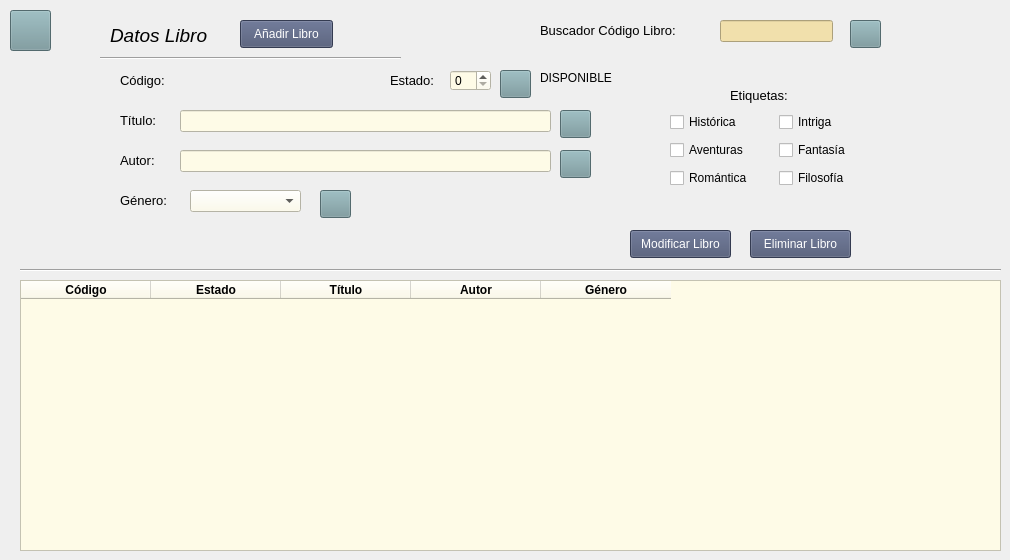
    <widget class="QWidget" name="libros">
     <attribute name="icon">
      <iconset resource="recursos.qrc">
       <normaloff>:/libros/img/libros.png</normaloff>:/libros/img/libros.png</iconset>
     </attribute>
     <attribute name="title">
      <string>Libros</string>
     </attribute>
     <widget class="QLabel" name="datosLibroLibros">
      <property name="geometry">
       <rect>
        <x>110</x>
        <y>20</y>
        <width>171</width>
        <height>31</height>
       </rect>
      </property>
      <property name="text">
       <string>&lt;html&gt;&lt;head/&gt;&lt;body&gt;&lt;p&gt;&lt;span style=&quot; font-size:14pt; font-style:italic;&quot;&gt;Datos Libro&lt;/span&gt;&lt;/p&gt;&lt;/body&gt;&lt;/html&gt;</string>
      </property>
     </widget>
     <widget class="Line" name="line_5">
      <property name="geometry">
       <rect>
        <x>100</x>
        <y>50</y>
        <width>301</width>
        <height>16</height>
       </rect>
      </property>
      <property name="orientation">
       <enum>Qt::Horizontal</enum>
      </property>
     </widget>
     <widget class="QLabel" name="codigo">
      <property name="geometry">
       <rect>
        <x>540</x>
        <y>20</y>
        <width>171</width>
        <height>21</height>
       </rect>
      </property>
      <property name="text">
       <string>&lt;html&gt;&lt;head/&gt;&lt;body&gt;&lt;p&gt;&lt;span style=&quot; font-size:10pt;&quot;&gt;Buscador Código Libro:&lt;/span&gt;&lt;/p&gt;&lt;/body&gt;&lt;/html&gt;</string>
      </property>
     </widget>
     <widget class="QLineEdit" name="lineEditCodigo">
      <property name="geometry">
       <rect>
        <x>720</x>
        <y>20</y>
        <width>113</width>
        <height>22</height>
       </rect>
      </property>
      <property name="styleSheet">
       <string notr="true">background-color:#F1E0AC</string>
      </property>
     </widget>
     <widget class="QLineEdit" name="lineEditTitulo">
      <property name="geometry">
       <rect>
        <x>180</x>
        <y>110</y>
        <width>371</width>
        <height>22</height>
       </rect>
      </property>
      <property name="styleSheet">
       <string notr="true">background-color:#FEFBE7</string>
      </property>
     </widget>
     <widget class="QLabel" name="titulo">
      <property name="geometry">
       <rect>
        <x>120</x>
        <y>110</y>
        <width>61</width>
        <height>21</height>
       </rect>
      </property>
      <property name="text">
       <string>&lt;html&gt;&lt;head/&gt;&lt;body&gt;&lt;p&gt;&lt;span style=&quot; font-size:10pt;&quot;&gt;Título:&lt;/span&gt;&lt;/p&gt;&lt;/body&gt;&lt;/html&gt;</string>
      </property>
     </widget>
     <widget class="QLabel" name="estado">
      <property name="geometry">
       <rect>
        <x>390</x>
        <y>70</y>
        <width>61</width>
        <height>21</height>
       </rect>
      </property>
      <property name="text">
       <string>&lt;html&gt;&lt;head/&gt;&lt;body&gt;&lt;p&gt;&lt;span style=&quot; font-size:10pt;&quot;&gt;Estado:&lt;/span&gt;&lt;/p&gt;&lt;/body&gt;&lt;/html&gt;</string>
      </property>
     </widget>
     <widget class="QSpinBox" name="spinBoxEstado">
      <property name="geometry">
       <rect>
        <x>450</x>
        <y>70</y>
        <width>41</width>
        <height>21</height>
       </rect>
      </property>
      <property name="styleSheet">
       <string notr="true">background-color:#FEFBE7</string>
      </property>
      <property name="maximum">
       <number>1</number>
      </property>
     </widget>
     <widget class="QLabel" name="indicadorEstado">
      <property name="geometry">
       <rect>
        <x>540</x>
        <y>70</y>
        <width>181</width>
        <height>16</height>
       </rect>
      </property>
      <property name="text">
       <string>DISPONIBLE</string>
      </property>
     </widget>
     <widget class="QLineEdit" name="lineEditAutor">
      <property name="geometry">
       <rect>
        <x>180</x>
        <y>150</y>
        <width>371</width>
        <height>22</height>
       </rect>
      </property>
      <property name="styleSheet">
       <string notr="true">background-color:#FEFBE7</string>
      </property>
     </widget>
     <widget class="QLabel" name="autor">
      <property name="geometry">
       <rect>
        <x>120</x>
        <y>150</y>
        <width>61</width>
        <height>21</height>
       </rect>
      </property>
      <property name="text">
       <string>&lt;html&gt;&lt;head/&gt;&lt;body&gt;&lt;p&gt;&lt;span style=&quot; font-size:10pt;&quot;&gt;Autor:&lt;/span&gt;&lt;/p&gt;&lt;/body&gt;&lt;/html&gt;</string>
      </property>
     </widget>
     <widget class="QLabel" name="genero">
      <property name="geometry">
       <rect>
        <x>120</x>
        <y>190</y>
        <width>61</width>
        <height>21</height>
       </rect>
      </property>
      <property name="text">
       <string>&lt;html&gt;&lt;head/&gt;&lt;body&gt;&lt;p&gt;&lt;span style=&quot; font-size:10pt;&quot;&gt;Género:&lt;/span&gt;&lt;/p&gt;&lt;/body&gt;&lt;/html&gt;</string>
      </property>
     </widget>
     <widget class="QPushButton" name="pushButtonBuscarTitulo">
      <property name="geometry">
       <rect>
        <x>560</x>
        <y>110</y>
        <width>31</width>
        <height>28</height>
       </rect>
      </property>
      <property name="sizePolicy">
       <sizepolicy hsizetype="Maximum" vsizetype="Fixed">
        <horstretch>0</horstretch>
        <verstretch>0</verstretch>
       </sizepolicy>
      </property>
      <property name="styleSheet">
       <string notr="true">background-color:#74959A</string>
      </property>
      <property name="text">
       <string/>
      </property>
      <property name="icon">
       <iconset resource="recursos.qrc">
        <normaloff>:/lupa/img/lupa.jpg</normaloff>:/lupa/img/lupa.jpg</iconset>
      </property>
      <property name="iconSize">
       <size>
        <width>25</width>
        <height>25</height>
       </size>
      </property>
     </widget>
     <widget class="QPushButton" name="pushButtonBuscarAutor">
      <property name="geometry">
       <rect>
        <x>560</x>
        <y>150</y>
        <width>31</width>
        <height>28</height>
       </rect>
      </property>
      <property name="styleSheet">
       <string notr="true">background-color:#74959A</string>
      </property>
      <property name="text">
       <string/>
      </property>
      <property name="icon">
       <iconset resource="recursos.qrc">
        <normaloff>:/lupa/img/lupa.jpg</normaloff>:/lupa/img/lupa.jpg</iconset>
      </property>
      <property name="iconSize">
       <size>
        <width>25</width>
        <height>25</height>
       </size>
      </property>
     </widget>
     <widget class="QPushButton" name="pushButtonBuscarCodigo">
      <property name="geometry">
       <rect>
        <x>850</x>
        <y>20</y>
        <width>31</width>
        <height>28</height>
       </rect>
      </property>
      <property name="styleSheet">
       <string notr="true">background-color:#74959A</string>
      </property>
      <property name="text">
       <string/>
      </property>
      <property name="icon">
       <iconset resource="recursos.qrc">
        <normaloff>:/lupa/img/lupa.jpg</normaloff>:/lupa/img/lupa.jpg</iconset>
      </property>
      <property name="iconSize">
       <size>
        <width>25</width>
        <height>25</height>
       </size>
      </property>
     </widget>
     <widget class="Line" name="line_7">
      <property name="geometry">
       <rect>
        <x>20</x>
        <y>260</y>
        <width>981</width>
        <height>20</height>
       </rect>
      </property>
      <property name="orientation">
       <enum>Qt::Horizontal</enum>
      </property>
     </widget>
     <widget class="QTableWidget" name="tablaLibros">
      <property name="geometry">
       <rect>
        <x>20</x>
        <y>280</y>
        <width>981</width>
        <height>271</height>
       </rect>
      </property>
      <property name="styleSheet">
       <string notr="true">background-color:#FEFBE7</string>
      </property>
      <property name="editTriggers">
       <set>QAbstractItemView::NoEditTriggers</set>
      </property>
      <attribute name="horizontalHeaderDefaultSectionSize">
       <number>130</number>
      </attribute>
      <attribute name="horizontalHeaderMinimumSectionSize">
       <number>130</number>
      </attribute>
      <column>
       <property name="text">
        <string>Código</string>
       </property>
       <property name="font">
        <font>
         <weight>75</weight>
         <bold>true</bold>
        </font>
       </property>
      </column>
      <column>
       <property name="text">
        <string>Estado</string>
       </property>
       <property name="font">
        <font>
         <weight>75</weight>
         <bold>true</bold>
        </font>
       </property>
      </column>
      <column>
       <property name="text">
        <string>Título</string>
       </property>
       <property name="font">
        <font>
         <weight>75</weight>
         <bold>true</bold>
        </font>
       </property>
      </column>
      <column>
       <property name="text">
        <string>Autor</string>
       </property>
       <property name="font">
        <font>
         <weight>75</weight>
         <bold>true</bold>
        </font>
       </property>
      </column>
      <column>
       <property name="text">
        <string>Género</string>
       </property>
       <property name="font">
        <font>
         <weight>75</weight>
         <bold>true</bold>
        </font>
       </property>
      </column>
     </widget>
     <widget class="QPushButton" name="pushButtonGuardarLibro">
      <property name="geometry">
       <rect>
        <x>240</x>
        <y>20</y>
        <width>93</width>
        <height>28</height>
       </rect>
      </property>
      <property name="styleSheet">
       <string notr="true">background-color:#495371;color:white</string>
      </property>
      <property name="text">
       <string>Añadir Libro</string>
      </property>
     </widget>
     <widget class="QPushButton" name="pushButtonModificarLibro">
      <property name="geometry">
       <rect>
        <x>630</x>
        <y>230</y>
        <width>101</width>
        <height>28</height>
       </rect>
      </property>
      <property name="styleSheet">
       <string notr="true">background-color:#495371;color:white</string>
      </property>
      <property name="text">
       <string>Modificar Libro</string>
      </property>
     </widget>
     <widget class="QPushButton" name="pushButtonEliminarLibro">
      <property name="geometry">
       <rect>
        <x>750</x>
        <y>230</y>
        <width>101</width>
        <height>28</height>
       </rect>
      </property>
      <property name="styleSheet">
       <string notr="true">background-color:#495371;color:white</string>
      </property>
      <property name="text">
       <string>Eliminar Libro</string>
      </property>
     </widget>
     <widget class="QComboBox" name="comboBoxGenero">
      <property name="geometry">
       <rect>
        <x>190</x>
        <y>190</y>
        <width>111</width>
        <height>22</height>
       </rect>
      </property>
      <property name="styleSheet">
       <string notr="true">background-color:#FEFBE7</string>
      </property>
     </widget>
     <widget class="QPushButton" name="pushButtonLimpiarLibros">
      <property name="geometry">
       <rect>
        <x>10</x>
        <y>10</y>
        <width>41</width>
        <height>41</height>
       </rect>
      </property>
      <property name="styleSheet">
       <string notr="true">background-color:#74959A</string>
      </property>
      <property name="text">
       <string/>
      </property>
      <property name="icon">
       <iconset resource="recursos.qrc">
        <normaloff>:/actualizar/img/refresh.png</normaloff>:/actualizar/img/refresh.png</iconset>
      </property>
      <property name="iconSize">
       <size>
        <width>30</width>
        <height>40</height>
       </size>
      </property>
     </widget>
     <widget class="QPushButton" name="pushButtonBuscarGenero">
      <property name="geometry">
       <rect>
        <x>320</x>
        <y>190</y>
        <width>31</width>
        <height>28</height>
       </rect>
      </property>
      <property name="styleSheet">
       <string notr="true">background-color:#74959A</string>
      </property>
      <property name="text">
       <string/>
      </property>
      <property name="icon">
       <iconset resource="recursos.qrc">
        <normaloff>:/lupa/img/lupa.jpg</normaloff>:/lupa/img/lupa.jpg</iconset>
      </property>
      <property name="iconSize">
       <size>
        <width>25</width>
        <height>25</height>
       </size>
      </property>
     </widget>
     <widget class="QPushButton" name="pushButtonBuscarEstado">
      <property name="geometry">
       <rect>
        <x>500</x>
        <y>70</y>
        <width>31</width>
        <height>28</height>
       </rect>
      </property>
      <property name="styleSheet">
       <string notr="true">background-color:#74959A</string>
      </property>
      <property name="text">
       <string/>
      </property>
      <property name="icon">
       <iconset resource="recursos.qrc">
        <normaloff>:/lupa/img/lupa.jpg</normaloff>:/lupa/img/lupa.jpg</iconset>
      </property>
      <property name="iconSize">
       <size>
        <width>25</width>
        <height>25</height>
       </size>
      </property>
     </widget>
     <widget class="QLabel" name="labelCodigo">
      <property name="geometry">
       <rect>
        <x>120</x>
        <y>70</y>
        <width>61</width>
        <height>21</height>
       </rect>
      </property>
      <property name="text">
       <string>&lt;html&gt;&lt;head/&gt;&lt;body&gt;&lt;p&gt;&lt;span style=&quot; font-size:10pt;&quot;&gt;Código:&lt;/span&gt;&lt;/p&gt;&lt;/body&gt;&lt;/html&gt;</string>
      </property>
     </widget>
     <widget class="QLabel" name="labelCodigoGenerado">
      <property name="geometry">
       <rect>
        <x>210</x>
        <y>70</y>
        <width>81</width>
        <height>21</height>
       </rect>
      </property>
      <property name="text">
       <string>&lt;html&gt;&lt;head/&gt;&lt;body&gt;&lt;p&gt;&lt;br/&gt;&lt;/p&gt;&lt;/body&gt;&lt;/html&gt;</string>
      </property>
     </widget>
     <widget class="QWidget" name="horizontalLayoutWidget">
      <property name="geometry">
       <rect>
        <x>670</x>
        <y>110</y>
        <width>211</width>
        <height>80</height>
       </rect>
      </property>
      <layout class="QHBoxLayout" name="horizontalLayout">
       <item>
        <layout class="QVBoxLayout" name="verticalLayout_2">
         <item>
          <widget class="QCheckBox" name="checkBoxHistorica">
           <property name="text">
            <string>Histórica</string>
           </property>
          </widget>
         </item>
         <item>
          <widget class="QCheckBox" name="checkBoxAventuras">
           <property name="text">
            <string>Aventuras</string>
           </property>
          </widget>
         </item>
         <item>
          <widget class="QCheckBox" name="checkBoxRomantica">
           <property name="text">
            <string>Romántica</string>
           </property>
          </widget>
         </item>
        </layout>
       </item>
       <item>
        <layout class="QVBoxLayout" name="verticalLayout">
         <item>
          <widget class="QCheckBox" name="checkBoxIntriga">
           <property name="text">
            <string>Intriga</string>
           </property>
          </widget>
         </item>
         <item>
          <widget class="QCheckBox" name="checkBoxFantasia">
           <property name="text">
            <string>Fantasía</string>
           </property>
          </widget>
         </item>
         <item>
          <widget class="QCheckBox" name="checkBoxFilosofia">
           <property name="text">
            <string>Filosofía</string>
           </property>
          </widget>
         </item>
        </layout>
       </item>
      </layout>
     </widget>
     <widget class="QLabel" name="labelEtiquetas">
      <property name="geometry">
       <rect>
        <x>730</x>
        <y>80</y>
        <width>76</width>
        <height>31</height>
       </rect>
      </property>
      <property name="text">
       <string>&lt;html&gt;&lt;head/&gt;&lt;body&gt;&lt;p&gt;&lt;span style=&quot; font-size:10pt;&quot;&gt;Etiquetas:&lt;/span&gt;&lt;/p&gt;&lt;/body&gt;&lt;/html&gt;</string>
      </property>
     </widget>
    </widget>
